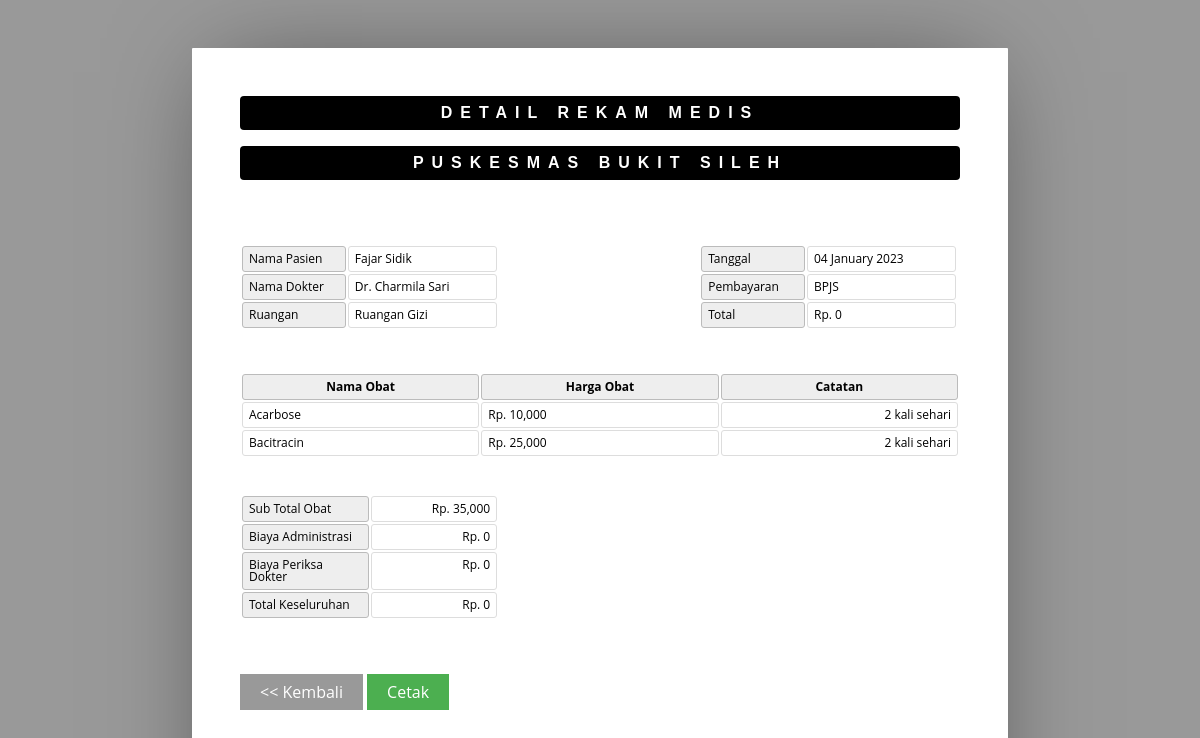
Page /rekam_medis/detail_rm.php?id=b052135b-b90a-4fb9-ae1f-b537757f1615 (signed in) on the committed database.
### tables this page shows
CREATE TABLE `tb_rekam_medis` (
  `id_rm` varchar(100) NOT NULL,
  `id_pasien` varchar(100) NOT NULL,
  `id_dokter` varchar(100) NOT NULL,
  `id_poli` varchar(100) NOT NULL,
  `keluhan` text NOT NULL,
  `diagnosa` text NOT NULL,
  `tgl_periksa` date NOT NULL,
  `jenis_pembayaran` enum('BPJS','Cash') DEFAULT NULL,
  `total_pembayaran` varchar(50) DEFAULT NULL
);

CREATE TABLE `tb_pasien` (
  `id_pasien` varchar(150) NOT NULL,
  `nama_pasien` varchar(200) NOT NULL,
  `dok_identitas` enum('KTP','SIM','Paspor','Kitas') NOT NULL,
  `nomor_identitas` varchar(30) NOT NULL,
  `jenis_kelamin` enum('Pria','Wanita') NOT NULL,
  `alamat` text NOT NULL,
  `no_telp` varchar(15) NOT NULL
);

CREATE TABLE `tb_dokter` (
  `id_dokter` varchar(150) NOT NULL,
  `nama_dokter` varchar(200) NOT NULL,
  `jenis_kelamin` enum('Pria','Wanita') NOT NULL,
  `spesialis` varchar(100) NOT NULL,
  `alamat` text NOT NULL,
  `no_telp` varchar(15) NOT NULL
);

CREATE TABLE `tb_poliklinik` (
  `id_poli` varchar(100) NOT NULL,
  `nama_poli` varchar(200) NOT NULL,
  `lokasi` varchar(100) NOT NULL
);

CREATE TABLE `tb_rm_obat` (
  `id_rm_obat` int(11) NOT NULL,
  `id_rm` varchar(100) NOT NULL,
  `id_obat` varchar(100) NOT NULL,
  `catatan` varchar(50) NOT NULL
);

CREATE TABLE `tb_obat` (
  `id_obat` varchar(100) NOT NULL,
  `nama_obat` varchar(200) NOT NULL,
  `jenis_obat` varchar(50) NOT NULL,
  `satuan` varchar(20) NOT NULL,
  `harga` varchar(50) NOT NULL,
  `keterangan` text NOT NULL
);

### _config/config.php (called while the page is built, shortened)
<?php
function base_url($url = null)
{
    $base_url = "http://localhost/puskesmas_tb";
    if ($url != null) {
        return $base_url . "/" . $url;
    } else {
        return $base_url;
    }
}

### rekam_medis/detail_rm.php (the view, shortened to what this page needs)
<?php
include_once '../_config/config.php';
$id_rm = $_GET['id'];
$sql_select_rm = mysqli_query($connect, "SELECT * FROM tb_rekam_medis JOIN tb_pasien ON tb_pasien.id_pasien = tb_rekam_medis.id_pasien JOIN tb_dokter ON tb_dokter.id_dokter = tb_rekam_medis.id_dokter JOIN tb_poliklinik ON tb_poliklinik.id_poli = tb_rekam_medis.id_poli WHERE id_rm = '$id_rm'") or die(mysqli_error($connect));
$row = mysqli_fetch_array($sql_select_rm);
if ($row) {
    ?>
    <html>
    <head>
        <link rel="stylesheet" href="../_assets/css/style-rm.css">
    </head>
    <body>
        <header>
            <h1>Detail Rekam Medis</h1>
            <h1>Puskesmas Bukit Sileh</h1>
        </header>
        <article>
            <table class="meta" style="margin-right: 200px;">
                <tr>
                    <th><span>Nama Pasien</span></th>
                    <td><span><?= $row['nama_pasien'] ?? ''; ?></span></td>
                </tr>
                <tr>
                    <th><span>Nama Dokter</span></th>
                    <td><span><?= $row['nama_dokter'] ?? ''; ?></span></td>
                </tr>
                <tr>
                    <th><span>Ruangan</span></th>
                    <td><span><?= $row['nama_poli'] ?? ''; ?></span></td>
                </tr>
            </table>
            <table class="meta">
                <tr>
                    <th><span>Tanggal</span></th>
                    <td><span><?= isset($row['tgl_periksa']) ? date("d F Y", strtotime($row['tgl_periksa'])) : ''; ?></span></td>
                </tr>
                <tr>
                    <th><span>Pembayaran</span></th>
                    <td><span><?= $row['jenis_pembayaran'] ?? ''; ?></span></td>
                </tr>
                <tr>
                    <th><span>Total</span></th>
                    <td><span>Rp. <?= isset($row['total_pembayaran']) ? number_format($row['total_pembayaran']) : ''; ?></span></td>
                </tr>
            </table>
            <table class="inventory">
                <thead>
                    <tr>
                        <th>Nama Obat</th>
                        <th>Harga Obat</th>
                        <th>Catatan</th>
                    </tr>
                </thead>
                <tbody>
                    <?php
                    $sub_total = 0;
                    $sql_select = mysqli_query($connect, "SELECT * FROM tb_rm_obat JOIN tb_obat ON tb_obat.id_obat = tb_rm_obat.id_obat  WHERE id_rm = '$id_rm'");
                    while ($row_obat = mysqli_fetch_array($sql_select)) {
                        $sub_total += $row_obat['harga'];
                        ?>
                        <tr>
                            <td><?= $row_obat['nama_obat'] ?? ''; ?></td>
                            <td>Rp. <?= isset($row_obat['harga']) ? number_format($row_obat['harga']) : ''; ?></td>
                            <td><?= $row_obat['catatan'] ?? ''; ?></td>
                        </tr>
                    <?php } ?>
                </tbody>
            </table>
            <table class="balance">
                <tr>
                    <th><span>Sub Total Obat</span></th>
                    <td><span>Rp. <?= isset($sub_total) ? number_format($sub_total) : ''; ?></span></td>
                </tr>
                <tr>
                    <th><span>Biaya Administrasi</span></th>
                    <td><span>Rp. <?= $row['jenis_pembayaran'] != 'BPJS' && isset($sub_total) ? number_format(10000) : '0'; ?></span></td>
                </tr>
                <tr>
                    <th><span>Biaya Periksa Dokter</span></th>
                    <td><span>Rp. <?= $row['jenis_pembayaran'] != 'BPJS' && isset($sub_total) ? number_format(35000) : '0'; ?></span></td>
                </tr>
                <tr>
                    <th><span>Total Keseluruhan</span></th>
                    <td><span>Rp. <?= $row['jenis_pembayaran'] != 'BPJS' && isset($sub_total) ? number_format($sub_total + 10000 + 35000) : '0'; ?></span></td>
                </tr>
            </table>
        </article>
        <a href="<?= base_url('rekam_medis') ?>" class="button-kembali">&lt;&lt; Kembali</a>
        <a Print" class="button-print" onclick="window.print()">Cetak</a>
    </body>
    </html>
    <?php
} else {
    echo "Record not found.";
}
?>

### _assets/css/style-rm.css (style rules this page uses)
* { border: 0; box-sizing: content-box; color: inherit; font-family: inherit; font-size: inherit; font-style: inherit; font-weight: inherit; line-height: inherit; list-style: none; margin: 0; padding: 0; text-decoration: none; vertical-align: top; }
h1 { font: bold 100% sans-serif; letter-spacing: 0.5em; text-align: center; text-transform: uppercase; }
table { font-size: 75%; table-layout: fixed; width: 100%; }
table { border-collapse: separate; border-spacing: 2px; }
th, td { border-width: 1px; padding: 0.5em; position: relative; text-align: left; }
th, td { border-radius: 0.25em; border-style: solid; }
th { background: #EEE; border-color: #BBB; }
td { border-color: #DDD; }
html { font: 16px/1 'Open Sans', sans-serif; overflow: auto; padding: 0.5in; }
html { background: #999; cursor: default; }
body { box-sizing: border-box; height: 11in; margin: 0 auto; overflow: hidden; padding: 0.5in; width: 8.5in; }
body { background: #FFF; border-radius: 1px; box-shadow: 0 0 1in -0.25in rgba(0, 0, 0, 0.5); }
header { margin: 0 0 3em; }
header:after { clear: both; content: ""; display: table; }
header h1 { background: #000; border-radius: 0.25em; color: #FFF; margin: 0 0 1em; padding: 0.5em 0; }
article, article address, table.meta, table.inventory { margin: 0 0 3em; }
article:after { clear: both; content: ""; display: table; }
table.meta, table.balance { float: left; width: 36%; }
table.meta:after, table.balance:after { clear: both; content: ""; display: table; }
table.meta th { width: 40%; }
table.meta td { width: 60%; }
table.inventory { clear: both; width: 100%; }
table.inventory th { font-weight: bold; text-align: center; }
table.inventory td:nth-child(1) { width: 26%; }
table.inventory td:nth-child(2) { width: 38%; }
table.inventory td:nth-child(3) { text-align: right; width: 12%; }
table.balance th, table.balance td { width: 50%; }
table.balance td { text-align: right; }
.button-kembali { background-color: #999; border: none; color: white; padding: 10px 20px; text-align: center; text-decoration: none; display: inline-block; font-size: 16px; }
.button-print { background-color: #4CAF50; border: none; color: white; padding: 10px 20px; text-align: center; text-decoration: none; display: inline-block; font-size: 16px; }

### rows in the picture
tb_rekam_medis: id_pasien.nama_pasien "Fajar Sidik", id_dokter.nama_dokter "Dr. Charmila Sari", id_poli.nama_poli "Ruangan Gizi", tgl_periksa "04 January 2023", jenis_pembayaran "BPJS", total_pembayaran "0"
tb_rm_obat: id_obat.nama_obat "Acarbose", id_obat.harga "10,000", catatan "2 kali sehari"
tb_rm_obat: id_obat.nama_obat "Bacitracin", id_obat.harga "25,000", catatan "2 kali sehari"

### other values in the picture
$sub_total "35,000"
